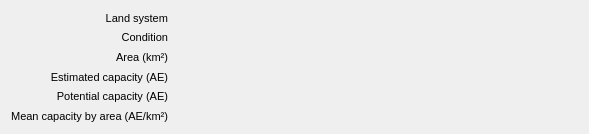
<?xml version="1.0" encoding="UTF-8"?>
<ui version="4.0">
 <class>Form</class>
 <widget class="QWidget" name="Form">
  <property name="geometry">
   <rect>
    <x>0</x>
    <y>0</y>
    <width>589</width>
    <height>134</height>
   </rect>
  </property>
  <property name="windowTitle">
   <string>Form</string>
  </property>
  <layout class="QVBoxLayout" name="verticalLayout">
   <item>
    <layout class="QGridLayout" name="gridLayout">
     <property name="sizeConstraint">
      <enum>QLayout::SetMaximumSize</enum>
     </property>
     <item row="5" column="1">
      <widget class="FormattedValue" name="potentialCapacityText">
       <property name="sizePolicy">
        <sizepolicy hsizetype="Expanding" vsizetype="Minimum">
         <horstretch>0</horstretch>
         <verstretch>0</verstretch>
        </sizepolicy>
       </property>
       <property name="font">
        <font>
         <pointsize>8</pointsize>
        </font>
       </property>
       <property name="text">
        <string/>
       </property>
      </widget>
     </item>
     <item row="5" column="0">
      <widget class="QLabel" name="potentialCapacityLabel">
       <property name="sizePolicy">
        <sizepolicy hsizetype="Minimum" vsizetype="Minimum">
         <horstretch>0</horstretch>
         <verstretch>0</verstretch>
        </sizepolicy>
       </property>
       <property name="font">
        <font>
         <pointsize>8</pointsize>
        </font>
       </property>
       <property name="text">
        <string notr="true">Potential capacity (AE)</string>
       </property>
       <property name="alignment">
        <set>Qt::AlignRight|Qt::AlignTrailing|Qt::AlignVCenter</set>
       </property>
      </widget>
     </item>
     <item row="4" column="1">
      <widget class="FormattedValue" name="estimatedCapacityText">
       <property name="sizePolicy">
        <sizepolicy hsizetype="Expanding" vsizetype="Minimum">
         <horstretch>0</horstretch>
         <verstretch>0</verstretch>
        </sizepolicy>
       </property>
       <property name="font">
        <font>
         <pointsize>8</pointsize>
        </font>
       </property>
       <property name="text">
        <string/>
       </property>
      </widget>
     </item>
     <item row="6" column="1">
      <widget class="FormattedValue" name="capacityPerAreaText">
       <property name="sizePolicy">
        <sizepolicy hsizetype="Expanding" vsizetype="Minimum">
         <horstretch>0</horstretch>
         <verstretch>0</verstretch>
        </sizepolicy>
       </property>
       <property name="font">
        <font>
         <pointsize>8</pointsize>
        </font>
       </property>
       <property name="text">
        <string/>
       </property>
      </widget>
     </item>
     <item row="2" column="1">
      <widget class="FormattedValue" name="conditionTypeText">
       <property name="sizePolicy">
        <sizepolicy hsizetype="Expanding" vsizetype="Minimum">
         <horstretch>0</horstretch>
         <verstretch>0</verstretch>
        </sizepolicy>
       </property>
       <property name="font">
        <font>
         <pointsize>8</pointsize>
        </font>
       </property>
       <property name="text">
        <string/>
       </property>
      </widget>
     </item>
     <item row="6" column="0">
      <widget class="QLabel" name="capacityPerAreaLabel">
       <property name="sizePolicy">
        <sizepolicy hsizetype="Minimum" vsizetype="Minimum">
         <horstretch>0</horstretch>
         <verstretch>0</verstretch>
        </sizepolicy>
       </property>
       <property name="font">
        <font>
         <pointsize>8</pointsize>
        </font>
       </property>
       <property name="text">
        <string notr="true">Mean capacity by area (AE/km²)</string>
       </property>
       <property name="alignment">
        <set>Qt::AlignRight|Qt::AlignTrailing|Qt::AlignVCenter</set>
       </property>
      </widget>
     </item>
     <item row="4" column="0">
      <widget class="QLabel" name="estimatedCapacityLabel">
       <property name="sizePolicy">
        <sizepolicy hsizetype="Minimum" vsizetype="Minimum">
         <horstretch>0</horstretch>
         <verstretch>0</verstretch>
        </sizepolicy>
       </property>
       <property name="font">
        <font>
         <pointsize>8</pointsize>
        </font>
       </property>
       <property name="text">
        <string notr="true">Estimated capacity (AE)</string>
       </property>
       <property name="alignment">
        <set>Qt::AlignRight|Qt::AlignTrailing|Qt::AlignVCenter</set>
       </property>
      </widget>
     </item>
     <item row="1" column="0">
      <widget class="QLabel" name="landSystemNameLabel">
       <property name="sizePolicy">
        <sizepolicy hsizetype="Minimum" vsizetype="Minimum">
         <horstretch>0</horstretch>
         <verstretch>0</verstretch>
        </sizepolicy>
       </property>
       <property name="font">
        <font>
         <pointsize>8</pointsize>
        </font>
       </property>
       <property name="text">
        <string notr="true">Land system</string>
       </property>
       <property name="alignment">
        <set>Qt::AlignRight|Qt::AlignTrailing|Qt::AlignVCenter</set>
       </property>
      </widget>
     </item>
     <item row="1" column="1">
      <widget class="FormattedValue" name="landSystemNameText">
       <property name="sizePolicy">
        <sizepolicy hsizetype="Expanding" vsizetype="Minimum">
         <horstretch>0</horstretch>
         <verstretch>0</verstretch>
        </sizepolicy>
       </property>
       <property name="font">
        <font>
         <pointsize>8</pointsize>
        </font>
       </property>
       <property name="text">
        <string/>
       </property>
      </widget>
     </item>
     <item row="3" column="0">
      <widget class="QLabel" name="areaLabel">
       <property name="sizePolicy">
        <sizepolicy hsizetype="Minimum" vsizetype="Minimum">
         <horstretch>0</horstretch>
         <verstretch>0</verstretch>
        </sizepolicy>
       </property>
       <property name="font">
        <font>
         <pointsize>8</pointsize>
        </font>
       </property>
       <property name="text">
        <string notr="true">Area (km²)</string>
       </property>
       <property name="alignment">
        <set>Qt::AlignRight|Qt::AlignTrailing|Qt::AlignVCenter</set>
       </property>
      </widget>
     </item>
     <item row="3" column="1">
      <widget class="FormattedValue" name="areaText">
       <property name="sizePolicy">
        <sizepolicy hsizetype="Expanding" vsizetype="Minimum">
         <horstretch>0</horstretch>
         <verstretch>0</verstretch>
        </sizepolicy>
       </property>
       <property name="font">
        <font>
         <pointsize>8</pointsize>
        </font>
       </property>
       <property name="text">
        <string/>
       </property>
      </widget>
     </item>
     <item row="2" column="0">
      <widget class="QLabel" name="conditionTypeLabel">
       <property name="sizePolicy">
        <sizepolicy hsizetype="Minimum" vsizetype="Minimum">
         <horstretch>0</horstretch>
         <verstretch>0</verstretch>
        </sizepolicy>
       </property>
       <property name="font">
        <font>
         <pointsize>8</pointsize>
        </font>
       </property>
       <property name="text">
        <string notr="true">Condition</string>
       </property>
       <property name="alignment">
        <set>Qt::AlignRight|Qt::AlignTrailing|Qt::AlignVCenter</set>
       </property>
      </widget>
     </item>
    </layout>
   </item>
  </layout>
 </widget>
 <customwidgets>
  <customwidget>
   <class>FormattedValue</class>
   <extends>QLabel</extends>
   <header>mlapp/src/widgets/formatted_value</header>
  </customwidget>
 </customwidgets>
 <resources/>
 <connections/>
</ui>
